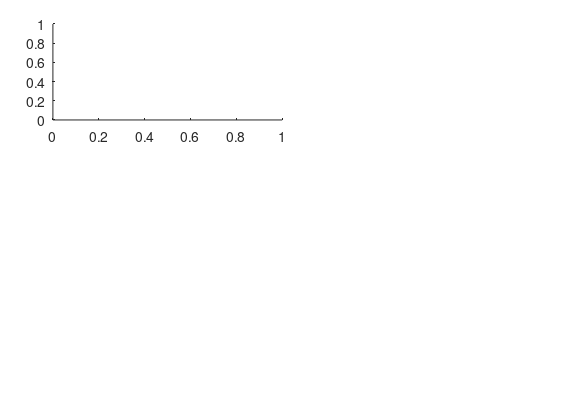

Recreate this plot in MATLAB. (Note: this script raises an error after producing the figure.)
set(gcf,'position',[600,100,588,400],'PaperPositionMode','auto');
set(gcf,'color','w');

lw=0.8; FS=8; LW=1; sfw=0.24;
% c1=[220,20,60]/255;
% c2=[0,255,0]/255;
% c3=[0,0,255]/255;

c1=[0,113,189]/255;
c2=[217,82,24]/255;
% c3=[2,62,20]/255;
% c3=[0,139,139]/255;
c3=[34,139,34]/255;
	
figure(1)
subplot(321);
set(gca,'Position',[0.09,  0.70,  0.39, sfw]);
p1=plot( t, x1_k_ext1(:,1), t, x1_k_ext2(:,1),t, x1_k_ext3(:,1) ); p1_axis=gca;
set(p1(1),'DisplayName','{h=0.05}','LineWidth',LW, 'Color',c1);
set(p1(2),'DisplayName','{h=0.1}','LineWidth',LW, 'Color',c2);
set(p1(3),'DisplayName','{h=0.15}','LineWidth',LW, 'Color',c3);


g = get(p1,'Parent');
set(g{1},'Linewidth',lw,'FontSize',FS,'FontName','Times New Roman','FontWeight','bold');
set(p1_axis,'xlim',[0 7]);
ylabel('${{x}_{1}}$','interpreter','latex','FontName','Times New Roman','FontSize',10);
grid on;


subplot(322);
set(gca,'Position',[0.56,  0.70,  0.39,  sfw]);
p2=plot( t, x1_k_semi1(:,1), t, x1_k_semi2(:,1),t, x1_k_semi3(:,1),'linewidth',1.2 ); p2_axis=gca; 
set(p2(1),'DisplayName','{h=0.05}','LineWidth',LW, 'Color',c1);
set(p2(2),'DisplayName','{h=0.1}','LineWidth',LW, 'Color',c2);
set(p2(3),'DisplayName','{h=0.15}','LineWidth',LW, 'Color',c3);
g = get(p2,'Parent');
set(g{1},'Linewidth',lw,'FontSize',FS,'FontName','Times New Roman','FontWeight','bold');
set(p2_axis,'xlim',[0 7]);
ylabel('${{x}_{1}}$','interpreter','latex','FontName','Times New Roman','FontSize',10);
grid on;


subplot(323);
set(gca,'Position',[0.09,  0.39,  0.39,  sfw]);
p3=plot(t, x2_k_ext1(:,1), t, x2_k_ext2(:,1),t, x2_k_ext3(:,1),'linewidth',1.2 ); p3_axis=gca; 
set(p3(1),'LineWidth',LW, 'Color',c1);
set(p3(2),'LineWidth',LW, 'Color',c2);
set(p3(3),'LineWidth',LW, 'Color',c3);
g = get(p3,'Parent');
set(g{1},'Linewidth',lw,'FontSize',FS,'FontName','Times New Roman','FontWeight','bold');
set(p3_axis,'xlim',[0 7]);
ylabel('${{x}_{2,k}}$','interpreter','latex','FontName','Times New Roman','FontSize',10);
grid on;


subplot(324);
set(gca,'Position',[0.56,  0.39,  0.39,  sfw]);
p4=plot(t, x2_k_semi1(:,1), t, x2_k_semi2(:,1),t,x2_k_semi3(:,1),'linewidth',1.2 ); p4_axis=gca; 
set(p4(1),'LineWidth',LW, 'Color',c1);
set(p4(2),'LineWidth',LW, 'Color',c2);
set(p4(3),'LineWidth',LW, 'Color',c3);
g = get(p4,'Parent');
set(g{1},'Linewidth',lw,'FontSize',FS,'FontName','Times New Roman','FontWeight','bold');
set(p4_axis,'xlim',[0 7]);
ylabel('${{x}_{2,k}}$','interpreter','latex','FontName','Times New Roman','FontSize',10);
grid on;


subplot(325);
set(gca,'Position',[0.09,  0.07,  0.39,  sfw]);
p5=plot(t, u_k_ext1(:,1), t, u_k_ext2(:,1),t, u_k_ext3(:,1),'linewidth',1.2 ); p5_axis=gca; 
set(p5(1),'LineWidth',LW, 'Color',c1);
set(p5(2),'LineWidth',LW, 'Color',c2);
set(p5(3),'LineWidth',LW, 'Color',c3);
g = get(p5,'Parent');
set(g{1},'Linewidth',lw,'FontSize',FS,'FontName','Times New Roman','FontWeight','bold');
set(p5_axis,'xlim',[0 7]);
xlabel('time(s)','FontName','Times New Roman','FontSize',9,'FontWeight','light');
ylabel('${{u}_{k}}$','interpreter','latex','FontName','Times New Roman','FontSize',10);
grid on;

subplot(326);
set(gca,'Position',[0.56, 0.07,  0.39,  sfw]);
p6=plot(t, u_k_semi1(:,1), t, u_k_semi2(:,1),t, u_k_semi3(:,1),'linewidth',1.2); p6_axis=gca; 
set(p6(1),'LineWidth',LW, 'Color',c1);
set(p6(2),'LineWidth',LW, 'Color',c2);
set(p6(3),'LineWidth',LW, 'Color',c3);
g = get(p6,'Parent');
set(g{1},'Linewidth',lw,'FontSize',FS,'FontName','Times New Roman','FontWeight','bold');
set(p6_axis,'xlim',[0 7]);
xlabel('time(s)','FontName','Times New Roman','FontSize',9,'FontWeight','light');
ylabel('${{u}_{k}}$','interpreter','latex','FontName','Times New Roman','FontSize',10);
% legend(texlabel('psi_d'), texlabel('psi[Proposed]'), texlabel('psi[AGSTA]'));grid on;
grid on;

annotation(figure(1),'textbox',...
    [0.196733701814058 0.991227153596797 0.000750000000000112 0.000462100834542123],...
    'String',{'explicit-Euler'},...
    'FontName','Times New Roman',...
    'FitBoxToText','off');

annotation(figure(1),'textbox',...
    [0.690534155328795 0.993727153596797 0.000749999999999806 0.000462100834542123],...
    'String',{'semi-implicit'},...
    'FontName','Times New Roman',...
    'FitBoxToText','off');

legend1 = legend(p1_axis,'show');
set(legend1,...
    'Position',[0.324967321102912 0.832437813791447 0.145294117647059 0.0955882352941176],...
    'Orientation','horizontal',...
    'Linewidth',0.6,...
    'FontWeight','light',...
    'Box','on',...
    'NumColumns',1);

legend1 = legend(p2_axis,'show');
set(legend1,...
    'Position',[0.802341875863085 0.825901866079029 0.131176470588234 0.0955882352941176],...
    'Orientation','horizontal',...
    'Box','on',...
    'Linewidth',0.6,...
    'FontWeight','light',...
    'NumColumns',1);